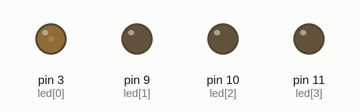
This sketch was run on a simulated Arduino Uno, built with avr-gcc and run on an emulated ATmega328P. Parts: output pins drawn as LEDs (lit = HIGH).

Above: at 0.05 s.
At 0.45 s:
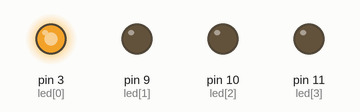
At 0.85 s:
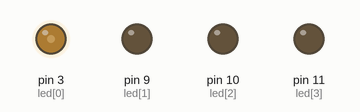
At 1.85 s:
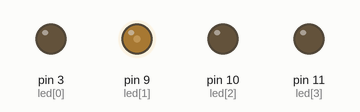
At 2.8 s:
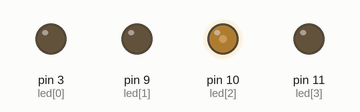
At 3.8 s:
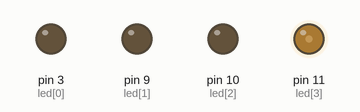
Timing chart, 0 to 9.0 s (numbered marks = the images above):
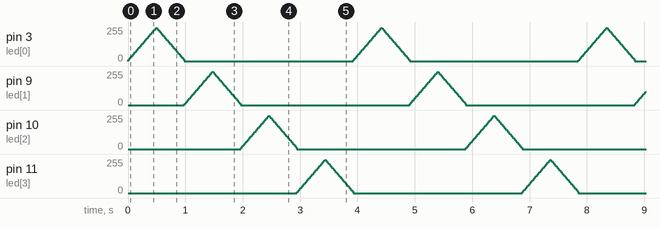

The sketch:

B112.ino
```cpp
const int led[] ={3,9,10,11};
int brightness=0;
int lighten=5;
int ledNums=0;
int direct=0;
void setup()
{
}
void loop()
{
  while(1)
  {
   if(direct==0)
    {
      brightness=brightness+lighten;
      if(brightness>=250)
        direct=1;
    }
    else
    {
      brightness=brightness-lighten;
      if(brightness<=5)
      {
        analogWrite(led[ledNums],0);
        direct=0;
        ledNums=ledNums+1;
        if(ledNums>3)
         ledNums=0;
      }
    }
    analogWrite(led[ledNums],brightness);
    delay(10);
  }
}
```
